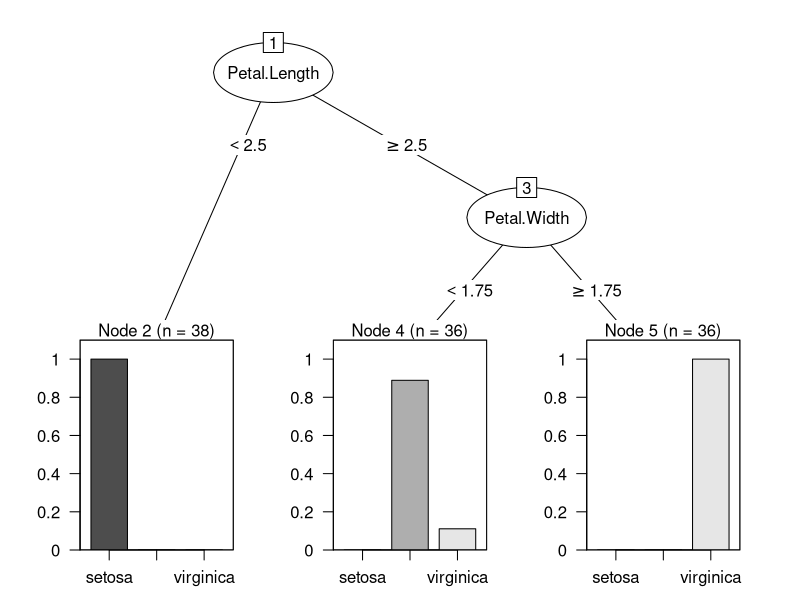

Recreate this plot in R.
#パッケージのインストール
install.packages("rpart")
install.packages("partykit")
library(rpart)
library(partykit)

#有名なirisデータ
iris

#テストとトレーニングに
index <- sample(1:150, 110)
train <- iris[index,]
test <- iris[-index,]

#決定木
(dt <- rpart(Species ~. ,data=train))

#決定木の表示
plot(as.party(dt))

#予測
predict(dt, test)
res <- predict(dt, test, type="class")
(t <- table(res, test$Species))
(cr <- sum(diag(t))/sum(t))
